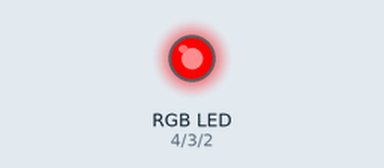
This sketch was run on a simulated Arduino Uno, built with avr-gcc and run on an emulated ATmega328P. Parts: an RGB LED mixed from three pins (HIGH = lit).

Above: at 0.2 s.
At 0.7 s:
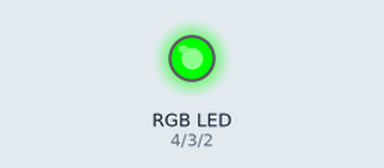
At 2.7 s:
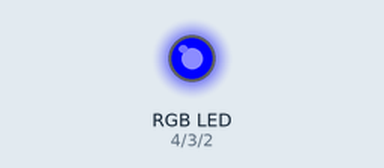
Timing chart, 0 to 3.5 s (numbered marks = the images above):
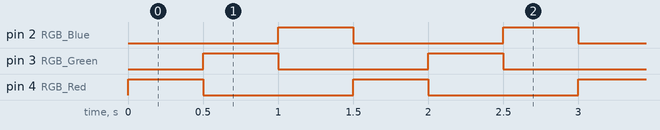

Measured:
- by itself, pin 2 (RGB_Blue), pin 3 (RGB_Green), pin 4 (RGB_Red): alternates HIGH for 0.50 s and LOW for 1.0 s
- by itself, everything shown: repeats every 1.5 s, in 4 steps

The sketch:

RGB_colour_rotate.ino
```cpp
int RGB_Red=4;
int RGB_Green=3;
int RGB_Blue=2;
int delayTime=500;
void setup() {
  // put your setup code here, to run once:
pinMode(RGB_Red,OUTPUT);
pinMode(RGB_Green,OUTPUT);
pinMode(RGB_Blue,OUTPUT);
}

void loop() {
  // put your main code here, to run repeatedly:
digitalWrite(RGB_Red,HIGH);
delay(delayTime);
digitalWrite(RGB_Red,LOW);
digitalWrite(RGB_Green,HIGH);
delay(delayTime);
digitalWrite(RGB_Green,LOW);
digitalWrite(RGB_Blue,HIGH);
delay(delayTime);
digitalWrite(RGB_Blue,LOW);
}
```
